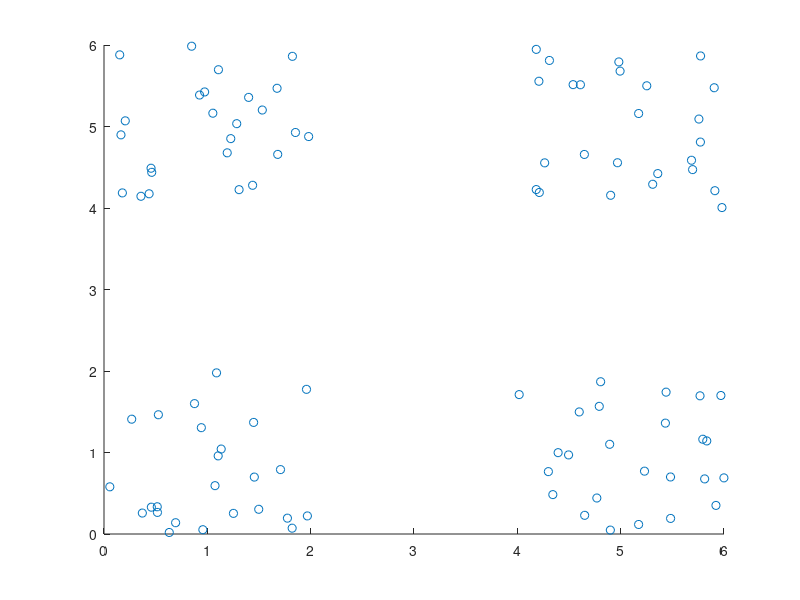

Write MATLAB code to recreate this figure. (Note: this script raises an error after producing the figure.)
% Gera um conjunto de dados de 4 classes e 100 instancias

N = 100;

X = zeros(N,2);
Yd = zeros(N,1);

centers = [1 1;1 5;5 1;5 5];

for i=1:4
    ini = (i-1)*25;
    count = ini + 25;
    for j=ini+1:count
        d = rand;
        if rand >= 0.5
           d = -d; 
        end
        X(j, 1) = centers(i,1)+d;
        d = rand;
        if rand >= 0.5
           d = -d; 
        end
        X(j, 2) = centers(i,2)+d;
    end
    Yd(ini+1:count, 1) = i;
end

scatter(X(:,1),X(:,2));

[Yd, classes] = multiclassY(Yd);

[ Xtr, Ytr, Xt, Yt ] = holdout( X, Yd, 0.7 ); % holdout cross-validation
%[ X_folds, Y_folds ] = kfoldCV( X, Y, k );   % k-fold cross-validation


% TREINA MLP
[ A, B ] = MLPtreina( Xtr, Ytr, [], [], 5, 5000 );

% CALCULA SAIDA
Y = MLPsaida( Xt, A, B );

[~,Y] = max(Y,[],2);
[~,Yt] = max(Yt,[],2);

multiclassConfusionMatrix( Yt, Y, classes );